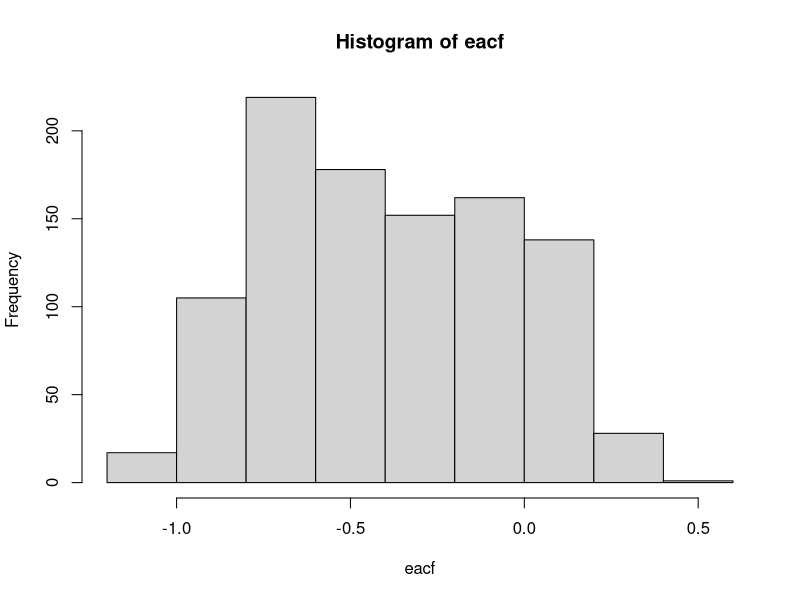

Here is the R script that generated this plot:
#################################################################
## Model checking using prior predictive distribution 
##################################################################


#################################################################;
# 1. Generate AR1 data first: yt = rho*y(t-1) + et                        ;
#################################################################;



set.seed(7)
n <- 51;  #total number of obs including initial value y1
rho <- 0.7; # AR coeff 
tau <- 1;   # precision
y <- rep(0,n); # initialize y vector
y[1] <- 0; # set the initial value
for (i in 2:n){ y[i] <- rho*y[i-1]+ rnorm(1,0,1/sqrt(tau))}; # generate 50 obs from the AR model
y0 <- y[2:51];  # dependent var y[-1]
ylag <- y[1:50]; # Lagged dependent var y[-n]

# ols estimate of rho: r  <- sum(ylag*y0)/sum(ylag*ylag);
# e <- rep(0,n-1);
# for (i in 1:n-1){ e[i] <- y0[i]-r*ylag[i]}; residual
# e0 <- e[-1]; residual
# elag <- e[-(n-1)]; lagged residual
# eacf <- cor(e0,elag); auto correlation of residual


#rvalues <- seq(0.5,0.9,length=200);
#sdr <- 1/sqrt(tau*sum(ylag*ylag))
# plot(rvalues, dnorm(rvalues, r, sdr), type='l');

################################################################
# 2. generate predictive distribution of residual autocorrelation
################################################################

set.seed(5)
nrep <- 1000; # number of simulations for predictive distribution
rhovalues <- runif(nrep,0,1);   #generate rho from uniform prior  
yb <- matrix(0,nrow=nrep,ncol=n);# initialize  yb matrix
e  <- matrix(0,nrow=nrep,ncol=n-1); # initialize error term
edata <- matrix(0,nrow=nrep,ncol=n-1); # initialize error term for data  
e0 <- matrix(0,nrow=nrep,ncol=n-2);  
e1 <- matrix(0,nrow=nrep,ncol=n-2); 
edata0 <- matrix(0,nrow=nrep,ncol=n-2);
edata1 <- matrix(0,nrow=nrep,ncol=n-2);
eacf <- matrix(0,nrow=nrep,ncol=1); 

set.seed(3)

for (i in 1:nrep) {
  for (j in 2:n) {
    yb[i,j] <- rhovalues[i]*yb[i,j-1] + rnorm(1,0,1/sqrt(tau)) ;
    e[i,j-1] <- yb[i,j]- rhovalues[i]*yb[i,j-1]; 
    edata[i,j-1] <- y[j] -rhovalues[i]*y[j-1];}
   e0[i,] <- e[i,-(n-1)];
   e1[i,] <- e[i,-1];
   edata0[i,] <- edata[i,-(n-1)];
   edata1[i,] <- edata[i,-1];   
   eacf[i] <- cor(e0[i,],e1[i,]) - cor(edata0[i,],edata1[i,]); 
   
}
hist(eacf);


